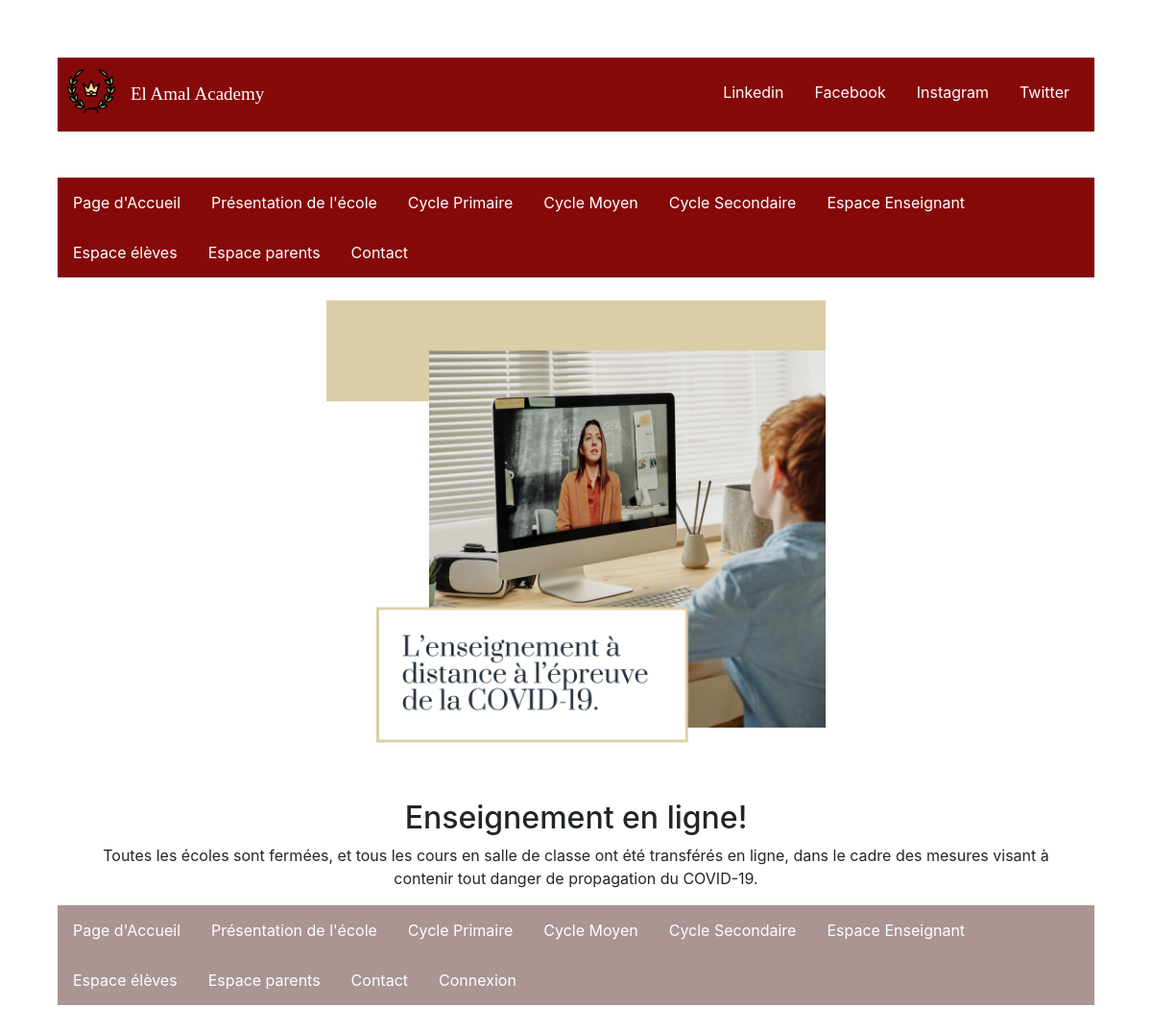
/controllers/ControllerAfficherPlus.php?id=1, run on the app's committed database.
### tables this page shows
CREATE TABLE IF NOT EXISTS `articleindex` (
  `id` int(11) NOT NULL AUTO_INCREMENT,
  `titre` text NOT NULL,
  `photo` text NOT NULL,
  `description` text NOT NULL,
  PRIMARY KEY (`id`)
);

### controllers/ControllerAfficherPlus.php (called while the page is built)
<?php
$relativePath = $_SERVER['DOCUMENT_ROOT'];
require_once($relativePath.'/Latreche_Mohamed_Cherif_Zouaoui_SIL1/models/afficherPlusModel.php');
require_once($relativePath.'/Latreche_Mohamed_Cherif_Zouaoui_SIL1/views/afficherPlusView.php');
class ControllerAfficherPlus {
    public function getArticle($id) {
        $aModel = new afficherPlusModel();
        $rslt = $aModel->getArticle($id);
        return $rslt;
    }
    public function afficherPlus () {
        $aView = new afficherPlusView();
        $aView->afficherPlusPage();
    }
}
$control = new ControllerAfficherPlus();
$control->afficherPlus();
?>

### models/afficherPlusModel.php (called while the page is built)
<?php
$relativePath = $_SERVER['DOCUMENT_ROOT'];
require_once($relativePath.'/Latreche_Mohamed_Cherif_Zouaoui_SIL1/controllers/ControllerAfficherPlus.php');
class afficherPlusModel {
    private $db="mysql:dbname=tdw;hostname=127.0.0.1;";
    private $busername = "root";
    private $bpassword = "";
    private function connexion($db,$busername,$bpassword) {
                try {
                    $conn = new PDO($db, $busername, $bpassword);
                    $conn->exec("SET CHARACTER SET utf8");
                }
                catch(PDOException $e)
                {
                    echo "Connection failed: " . $e->getMessage();
                    exit();
                }
                return $conn;
    }
    public function getArticle($id) {
        $conn=$this->connexion($this->db,$this->busername,$this->bpassword);
        $sql = $conn->prepare("SELECT titre, photo, description FROM articleindex where id = ?");
        $sql->execute(array($id));
        return $sql;
    }
}
?>

### views/afficherPlusView.php (the view, shortened to what this page needs)
<?php
$relativePath = $_SERVER['DOCUMENT_ROOT'];
require_once($relativePath.'/Latreche_Mohamed_Cherif_Zouaoui_SIL1/controllers/ControllerAfficherPlus.php');
class afficherPlusView {
    public function head() {
        ?>
        <head>
            <link rel="stylesheet" href="../css/pageAccueil.css">
            <link rel="stylesheet" href="https://maxcdn.bootstrapcdn.com/bootstrap/4.5.2/css/bootstrap.min.css">
        <?php
    }
    public function navBar() {
        ?>
        <ul class="topnav">
            <li class="left"><img src="../images/logos/laurel.png"></li>
            <li class="middle"><a href="#home">El Amal Academy</a></li>
            <li class="right"><a href="#twitter">Twitter</a></li>
            <li class="right"><a href="#instagram">Instagram</a></li>
            <li class="right"><a href="#facebook">Facebook</a></li>
            <li class="right"><a href="#linkedin">Linkedin</a></li>
        </ul>
        <br><br>
        <?php
    }
    public function menu() {
        ?>
        <div class="menuHorizontal">
            <ul>
                <li><a class="horizontal" href="../index.php">Page d'Accueil</a></li>
                <li><a class="optional" href="#news">Présentation de l'école</a></li>
                <li><a class="optional" href="../controllers/ControllerCyclePrimaire.php">Cycle Primaire</a></li>
                <li><a class="optional" href="../controllers/ControllerCycleMoyen.php">Cycle Moyen</a></li>
                <li><a class="optional" href="../controllers/ControllerCycleSec.php">Cycle Secondaire</a></li>
                <li><a class="optional" href="../controllers/ControllerEspaceEns.php">Espace Enseignant</a></li>
                <li><a href="../controllers/espaceEleveController.php">Espace élèves</a></li>
                <li><a href="../controllers/ControllerEspaceParent.php">Espace parents</a></li>
                <li><a class="optional" href="../controllers/contactController.php">Contact</a></li>
            </ul>
        </div>
        <br>
        <?php
    }
    public function contenu() {
        ?>
        <div class="container-fluid">
        <?php
        $id = $_GET['id'];
        $control = new ControllerAfficherPlus();
        $qtf = $control->getArticle($id);
            echo '<div class="row">';
            foreach ($qtf as $row) {
                echo '<div class="col-md">';
                echo
                        "<center><img class=img-fluid src=../".$row['photo']." style = 'width: 520px;'></center>".
                        "<center><h2 style ='max-width: 100%;'>".$row['titre']."</h2></center>".
                        "<center><p>".$row['description']."</p></center>";
                echo '</div>';
            }
        ?>
            </div>
        </div>
        <?php
    }
    public function footer() {
        ?>
        <footer class=footer">
            <ul>
                <li><a href="#home">Page d'Accueil</a></li>
                <li><a href="#news">Présentation de l'école</a></li>
                <li><a class="optional" href="../controllers/ControllerCyclePrimaire.php">Cycle Primaire</a></li>
                <li><a class="optional" href="../controllers/ControllerCycleMoyen.php">Cycle Moyen</a></li>
                <li><a class="optional" href="../controllers/ControllerCycleSec.php">Cycle Secondaire</a></li>
                <li><a class="optional" href="../controllers/ControllerEspaceEns.php">Espace Enseignant</a></li>
                <li><a href="../controllers/espaceEleveController.php">Espace élèves</a></li>
                <li><a href="../controllers/ControllerEspaceParent.php">Espace parents</a></li>
                <li><a href="../controllers/contactController.php">Contact</a></li>
                <li><a class="right" href="../controllers/loginController.php">Connexion</a></li>
            </ul>
        </footer>
        <?php
    }
    public function aBody() {
        ?>
        <body>
        <?php
            $this->navBar();
            $this->menu();
            $this->contenu();
            $this->footer();
            echo '</body>';
    }
    public function afficherPlusPage() {
        echo '<html>';
        $this->head();
        $this->aBody();
        echo '</html>';
    }
}

### css/pageAccueil.css (style rules this page uses)
ul.topnav { list-style-type: none; margin: 0; padding: 10px; overflow: hidden; background-color: #850909; }
ul.topnav li { float: left; }
ul.topnav li a { display: block; color: white; text-align: center; padding: 14px 16px; text-decoration: none; }
ul.topnav li.right { float: right; }
ul.topnav li.middle { text-align: right; font-size: 19px; font-family: 'Times New Roman', Times, serif; }
.topnav img { width: 50px; height: 50px; float: left; }
body { margin: 5%; padding: 5%; }
div > ul { display: block; list-style-type: none; margin: 0; padding: 0; overflow: hidden; background-color: #850909; }
ul > li { float: left; }
ul > li a { display: block; color: white; text-align: center; padding: 14px 16px; text-decoration: none; }
footer > ul { list-style-type: none; margin: 0; padding: 0; overflow: hidden; background-color: #aa9494; }
.horizontal { float : left; }

### data on the page
articleindex: photo (picture), titre "Enseignement en ligne!", description "Toutes les écoles sont fermées, et tous les cours en salle de classe ont été transférés en ligne, dans le cadre des mesures visant à contenir tout danger de propagation du COVID-19."
